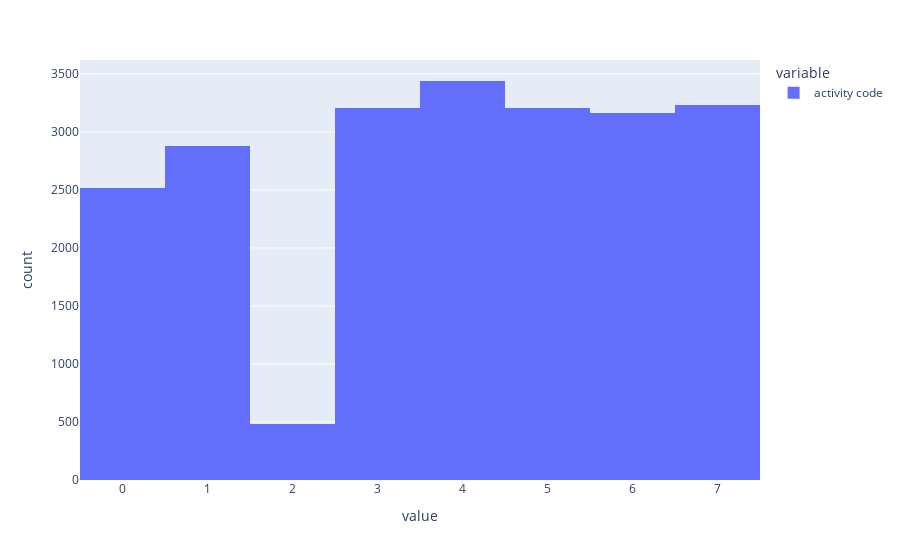

Notebook code for this chart:
### Code cell
px.histogram(D[1]['activity code'])

### Figure 1 — Plotly figure (JSON) as saved in the notebook; plotly's stock layout.template omitted (floating-point values rounded to 4 significant figures; data arrays with more than 128 entries replaced by an {"elided": "..."} marker saying what was removed)
{"data": [{"alignmentgroup": "True", "bingroup": "x", "hovertemplate": "variable=activity code<br>value=%{x}<br>count=%{y}<extra></extra>", "legendgroup": "activity code", "marker": {"color": "#636efa", "pattern": {"shape": ""}}, "name": "activity code", "offsetgroup": "activity code", "orientation": "v", "showlegend": true, "type": "histogram", "x": {"elided": "22126 int values"}, "xaxis": "x", "yaxis": "y"}], "layout": {"barmode": "relative", "legend": {"title": {"text": "variable"}, "tracegroupgap": 0}, "margin": {"t": 60}, "xaxis": {"anchor": "y", "domain": [0, 1], "title": {"text": "value"}}, "yaxis": {"anchor": "x", "domain": [0, 1], "title": {"text": "count"}}}}
